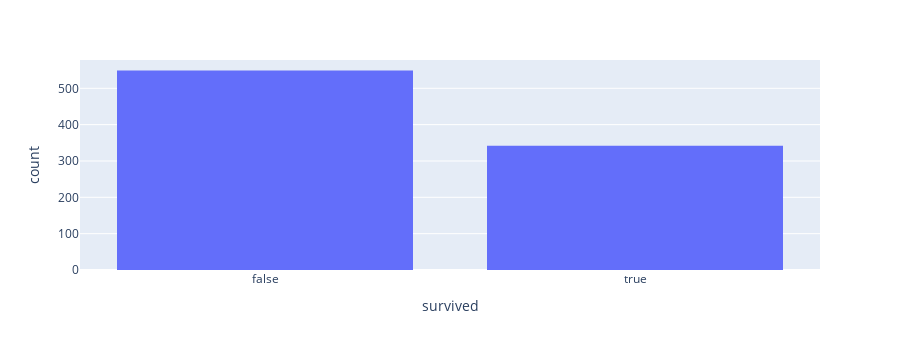

The notebook cell saved with this chart:
### Code cell
px.histogram(ti, x='survived', height=350)

### Figure 1 — Plotly figure (JSON) as saved in the notebook; plotly's stock layout.template omitted (floating-point values rounded to 4 significant figures; data arrays with more than 128 entries replaced by an {"elided": "..."} marker saying what was removed)
{"data": [{"alignmentgroup": "True", "bingroup": "x", "hovertemplate": "survived=%{x}<br>count=%{y}<extra></extra>", "legendgroup": "", "marker": {"color": "#636efa"}, "name": "", "offsetgroup": "", "orientation": "v", "showlegend": false, "type": "histogram", "x": {"elided": "891 bool values"}, "xaxis": "x", "yaxis": "y"}], "layout": {"barmode": "relative", "height": 350, "legend": {"tracegroupgap": 0}, "margin": {"t": 60}, "xaxis": {"anchor": "y", "domain": [0, 1], "title": {"text": "survived"}}, "yaxis": {"anchor": "x", "domain": [0, 1], "title": {"text": "count"}}}}
